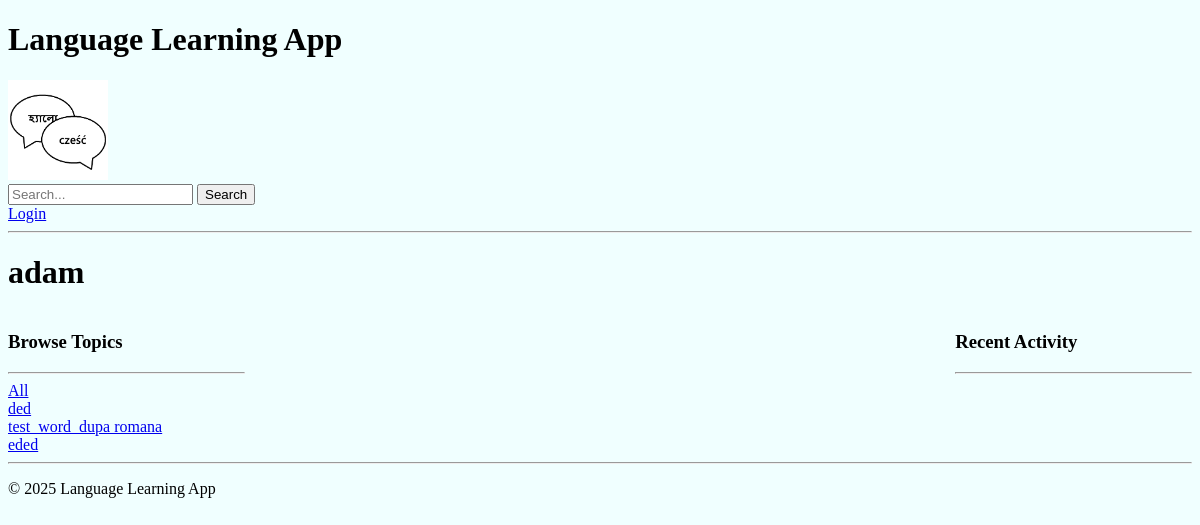
Page /profile/2/ on the earlier database version.
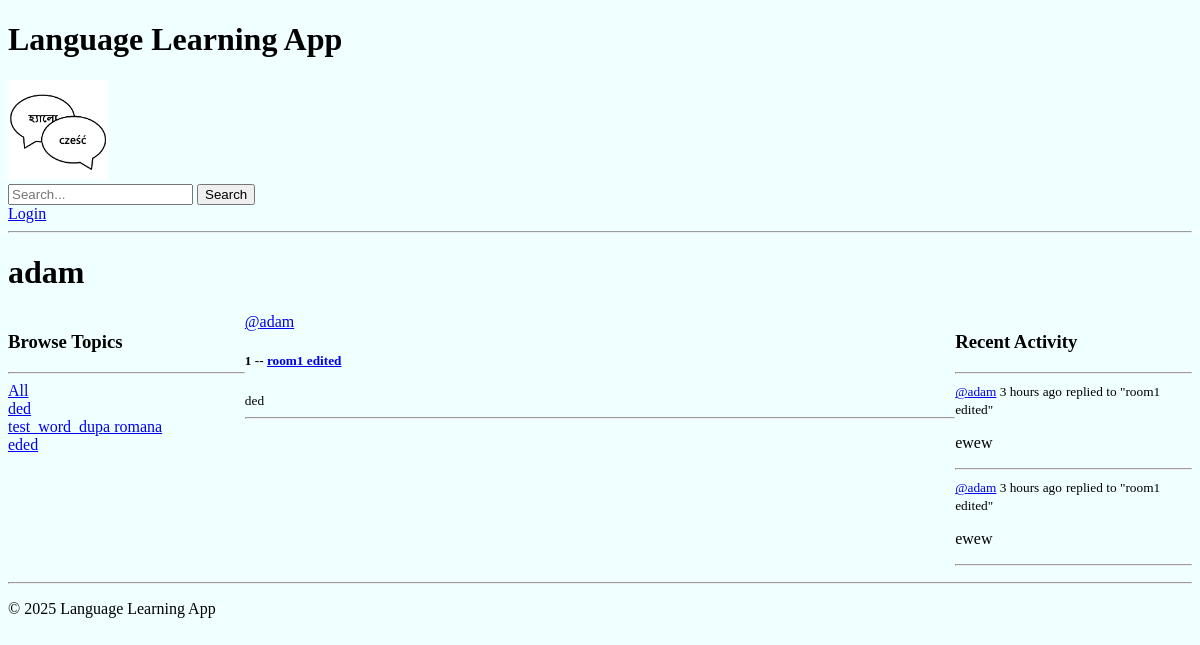
Same page on the later database version.
### base/models.py (models this page shows, shortened)
class Topic(models.Model):
    name = models.CharField(max_length=200)

class Room(models.Model):
    host = models.ForeignKey(User, on_delete=models.SET_NULL, null=True)
    topic = models.ForeignKey(Topic, on_delete=models.SET_NULL, null=True)
    name = models.CharField(max_length=200)
    description = models.TextField(null=True, blank=True)
    participants = models.ManyToManyField(User, related_name="participants", blank=True)
    updated = models.DateTimeField(auto_now=True)
    created = models.DateTimeField(auto_now_add=True)
    class Meta:
        ordering = ["-updated", "-created"]
    def __str__(self):
        return self.name

class Message(models.Model):
    user = models.ForeignKey(User, on_delete=models.CASCADE)
    room = models.ForeignKey(Room, on_delete=models.CASCADE)
    body = models.TextField()
    updated = models.DateTimeField(auto_now=True)
    created = models.DateTimeField(auto_now_add=True)
    class Meta:
        ordering = ["-updated", "-created"]
    def __str__(self):
        return self.body[0:50]  # return the first 50 characters of the message body

### base/views.py (the view)
# urls.py: path("profile/<str:pk>/", views.userProfile, name="user-profile"),
def userProfile(request, pk):
    user_profile = User.objects.get(id=pk)
    rooms = user_profile.room_set.all()
    comments = user_profile.message_set.all()
    topics = Topic.objects.all()
    context = {
        "user_profile": user_profile,
        "rooms": rooms,
        "comments": comments,
        "topics": topics,
    }
    return render(request, "base/profile.html", context)

### base/templates/base/profile.html (shortened to what this page needs)
{% extends "main.html" %}
{% block content %}
<h1>{{user_profile.username}}</h1>
<div class="profile-container">
    <div>
        {% include 'base/topics_component.html' %}
    </div>
    <div>
        {% include 'base/feed_component.html' %}
    </div>
    <div>
        {% include 'base/activity_component.html' %}
    </div>
</div>
{% endblock content %}

### templates/main.html (shortened to what this page needs)
<!DOCTYPE html>
{% load static %}
<html>
<head>
    <link rel="stylesheet" type="text/css" media="screen" href="{% static 'styles/main.css' %}">
</head>
<body>
    <header>
        <h1>Language Learning App</h1>
    {% include 'navbar.html' %}
    </header>
    {% block content %}
    {% endblock %}
    <footer>
        <hr>
        <p>&copy; 2025 Language Learning App</p>
    </footer>
</html>

### templates/navbar.html
{% load static %}
<a href="/">
    <img src="{% static 'images/logo.png' %}" alt="Home" style="height: 100px;">
</a>
<form method="GET" action="{% url 'home' %}">
    <input type="text" name="q" placeholder="Search...">
    <button type="submit">Search</button>
</form>
{% if user.is_authenticated %}
    <p>Welcome, {{ user.username }}!</p>
    <a href="{% url 'logout' %}">Logout</a>
{% else %}
    <a href="{% url 'login' %}">Login</a>
{% endif %}
<hr>

### base/templates/base/topics_component.html
<h3>Browse Topics</h3>
<hr>
<div>
    <a href="{% url 'home' %}">All</a>
</div>
<div>
    {% for topic in topics %}
        <div>
            <a href="{% url 'home' %}?q={{topic.name}}">{{ topic.name }}</a>
        </div>
    {% endfor %}
</div>

### base/templates/base/feed_component.html (shortened to what this page needs)
<div>
    {% for room in rooms %}
        <div>
            <a href="{% url 'user-profile' room.host.id %}">@{{ room.host.username }}</a>
            <h5>{{ room.id }} -- <a href="{% url 'room' room.id %}"> {{ room.name }}</a> </h5>
            <small>{{ room.topic.name }}</small>
            <hr>
        </div>
    {% endfor %}
</div>

### base/templates/base/activity_component.html (shortened to what this page needs)
<h3>Recent Activity</h3>
<hr>
{% for comment in comments %}
    <div>
        <small><a href="{% url 'user-profile' comment.user.id %}">@{{ comment.user }}</a> {{ comment.created | timesince }} ago</small>
        <small>replied to "{{comment.room}}"</small>
        <p>{{ comment}}</p>
        <hr>
    </div>
{% endfor %}

### static/styles/main.css (style rules this page uses)
body { background-color: azure; }

### base/templates/base/profile.html (style rules this page uses)
.profile-container { display: grid; grid-template-columns: 1fr 3fr 1fr; }

Differences in the rows shown:
added Room: host.username "adam", id "1", name "room1 edited", topic.name "ded"
added Message: user "adam", created "3 hours", room "room1 edited", body "ewew"
added Message: user "adam", created "3 hours", room "room1 edited", body "ewew"
